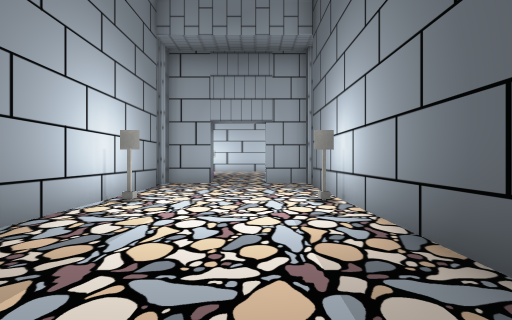
View 1 (above)

12 first-person views from a walk through a scene from a Unity 3-D project. The camera is 1.2 m above the floor, looks level and sees 90° across. Doors are open. The floor is counted in squares, 2 m on a side. Each view is taken from the middle of a square. On the plan, view 1 faces up. The plan holds only what a view shows up to about 9 squares ahead; the rest is blank. The player is left out. Some surface patterns are stand-ins.

View 2
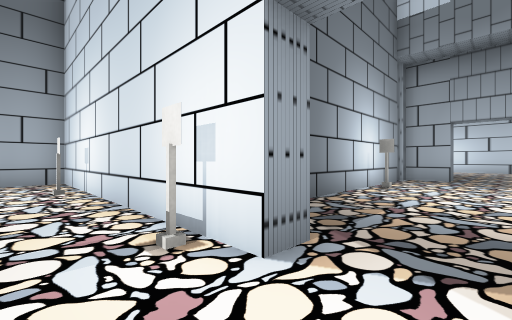

View 3
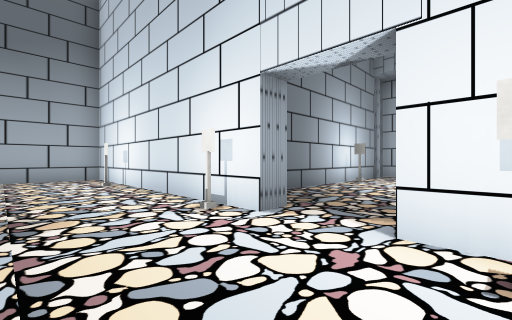

View 4
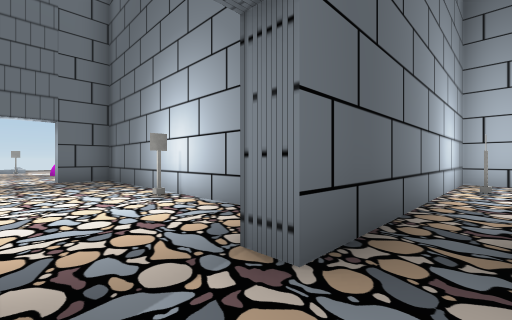

View 5
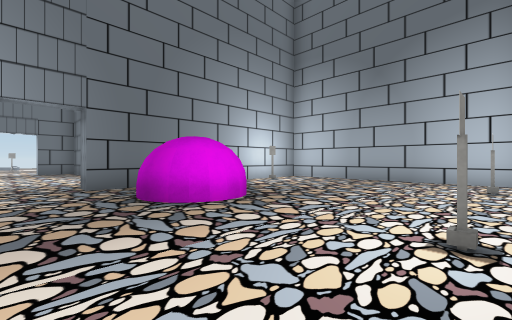

View 6
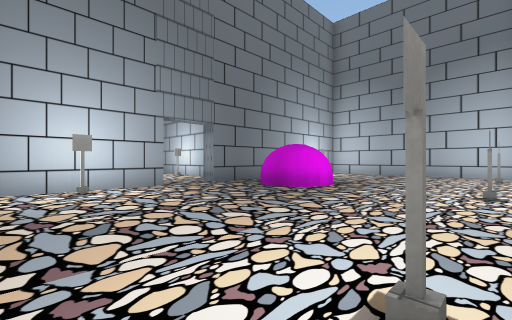

View 7
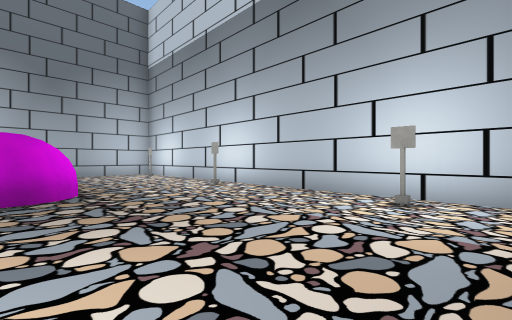

View 8
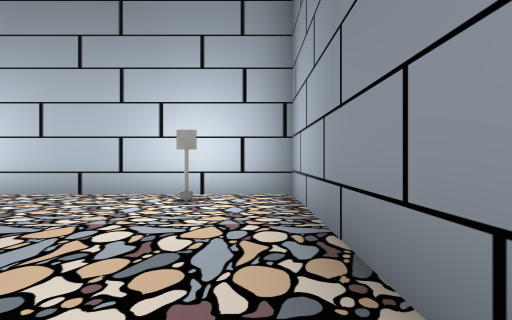

View 9
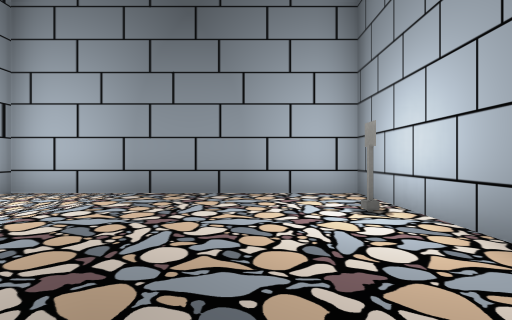

View 10
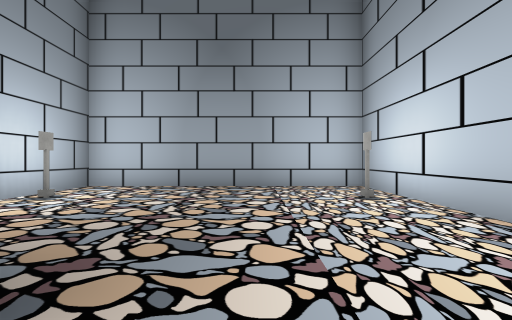

View 11
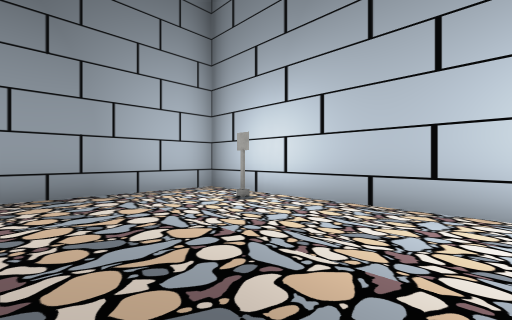

View 12
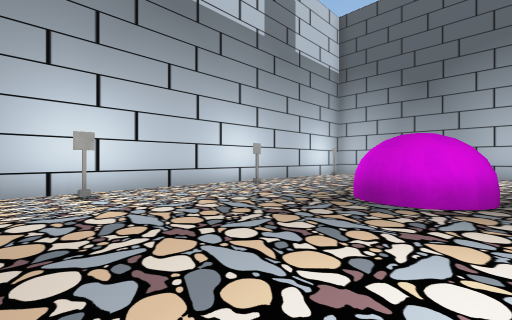

### Floor plan
Points are (right, up) in squares from view 1. A wall is a line through its corners. A room is listed if a view was taken in it or the views show most of it. See-through windows are left out.
Room 1 (view 1)
walls: (1.3, 1.2) (1.3, 5.9); (-2.3, 5.9) (-2.3, -0.4) (-1.2, -0.4); (-1.2, 6.7) (-2.4, 6.7); (-1.2, -0.9) (-2.4, -0.9); (1.4, 6.7) (0.2, 6.7)
ways out: open door at (-0.5, -1) to room 2; open door at (-0.5, 7) to room 3
objects: other object (-2, -1); other object (-2, 4); other object (1, 4)
Room 2 (views 2, 3)
walls: (-2.4, -0.9) (-7.9, -0.9) (-7.9, -3)
ways out: open door at (-0.5, -1) to room 1
objects: other object (-6, -1); other object (1, -1)
Room 3 (views 4, 5, 6, 7, 8, 9, 10, 11, 12)
walls: (-2.3, 10) (-1.7, 9.7) (-1.5, 9.2); (-3.1, 8.4) (-3.4, 9) (-3.1, 9.6); (0.2, 7.2) (3.6, 7.2) (3.6, 13.4) (-7.9, 13.4) (-7.9, 7.2) (-1.2, 7.2)
ways out: open door at (-0.5, 7) to room 1; gap at (-3, 8)
objects: other object (-6, 8); other object (-6, 13); other object (-2, 13); other object (2, 8); other object (2, 13)

Positions as (right, up) in squares from view 1, and headings:
1: (0, 0), facing up
2: (0, -2), facing up-left
3: (1, -3), facing up-left
4: (0, 8), facing down-left
5: (0, 13), facing down-left
6: (3, 13), facing down-left
7: (3, 9), facing up-left
8: (3, 9), facing up
9: (-1, 9), facing right
10: (-2, 11), facing left
11: (-3, 10), facing up-left
12: (-7, 8), facing up-right
